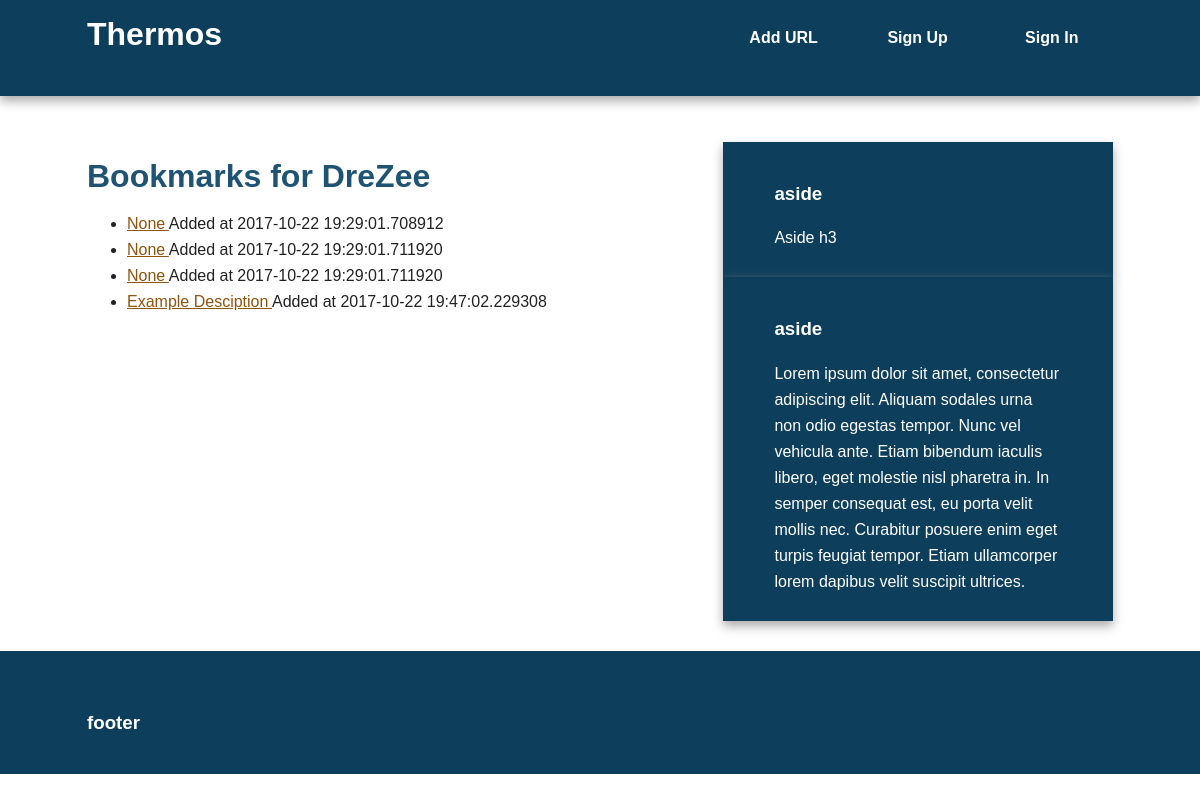
The app's page /user/DreZee, older data.
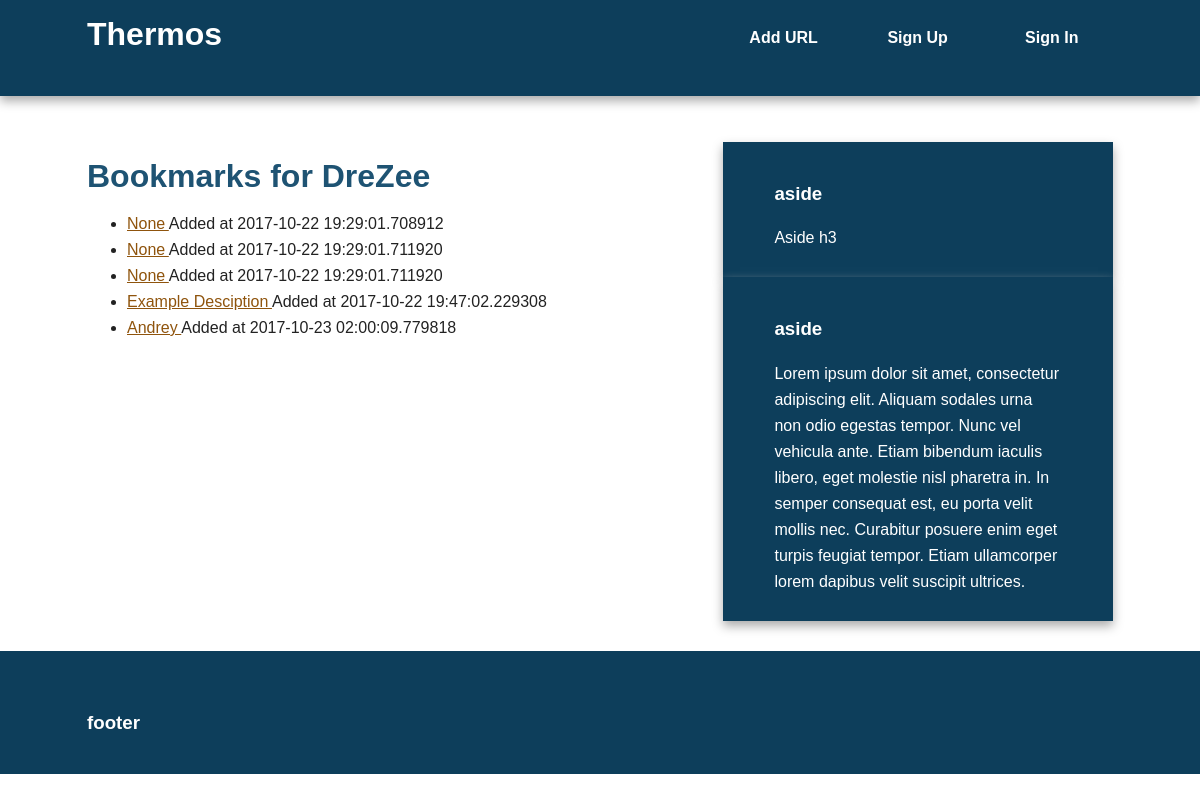
The same page, newer data.
### models.py (models this page shows, shortened)
class Bookmark(db.Model):
    id = db.Column(db.Integer, primary_key = True)
    url = db.Column(db.Text, nullable = False)
    date = db.Column(db.DateTime, default = datetime.utcnow)
    description = db.Column(db.String(300))
    user_id = db.Column(db.Integer, db.ForeignKey('user.id'), nullable = False)

### views.py (the view)
@app.route('/user/<username>')
def user(username):
    user = User.query.filter_by(username=username).first_or_404()
    return render_template('user.html', user = user)

### templates/user.html (shortened to what this page needs)
{% extends "base.html" %}
{% block content %}
    <article>
        <header>
            <h1> Bookmarks for {{ user.username}} </h1>
        </header>
        <ul>
            {% for bm in user.bookmarks %}
                <li>
                    <a href = " {{ bm.url }} " > {{ bm.description }} </a>
                    <span class = "timestamp"> Added at {{ bm.date }} </span>
                </li>
            {% else %}
                <li> This user has not added any bookmarks yet. </li>
            {% endfor %}
        </ul>
    </article>
{% endblock %}

Row changes from the older to the newer data that the page shows:
added Bookmark: description "Andrey", date "2017-10-23 02:00:09.779818"
